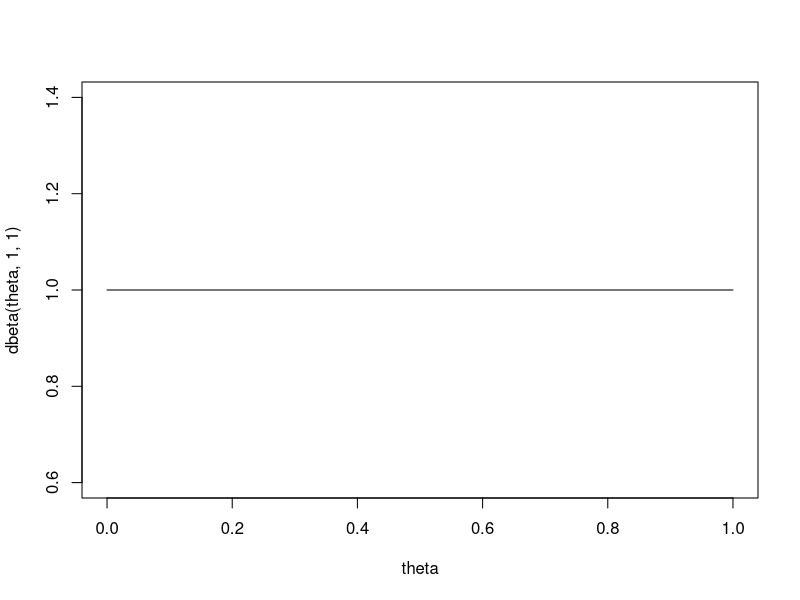
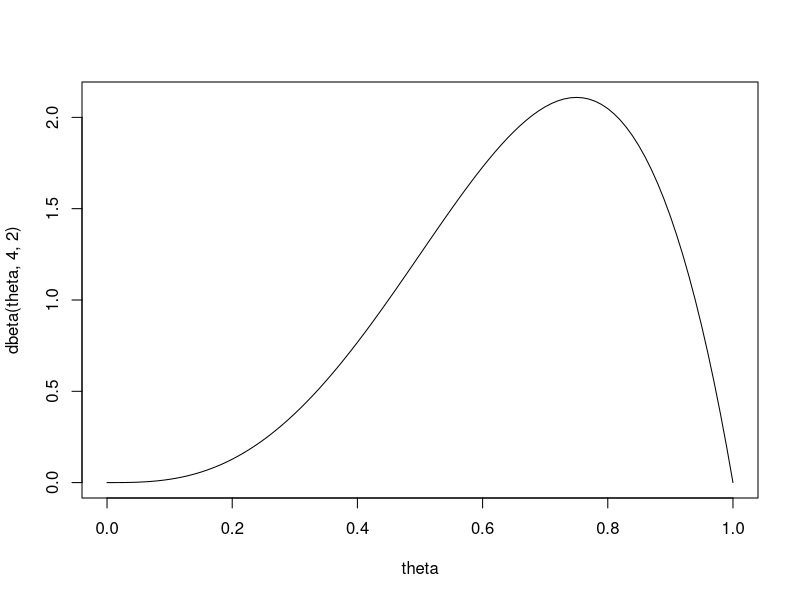
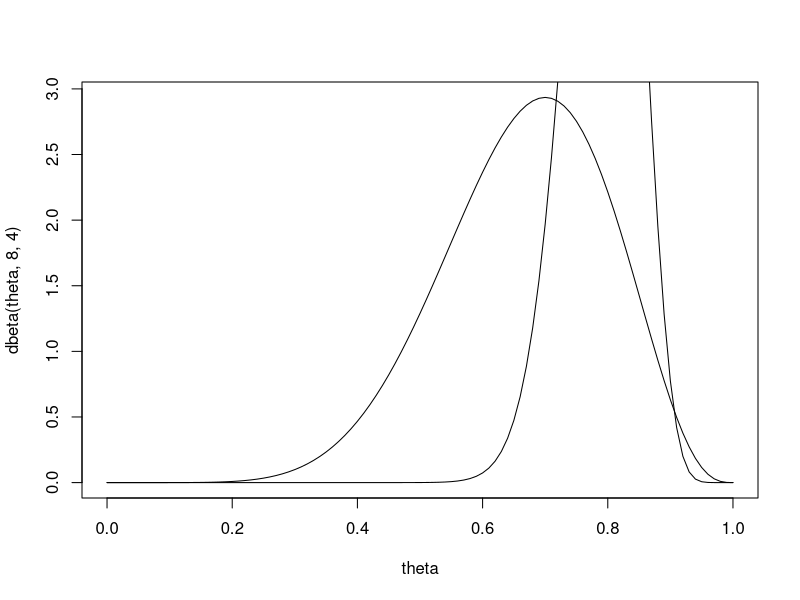
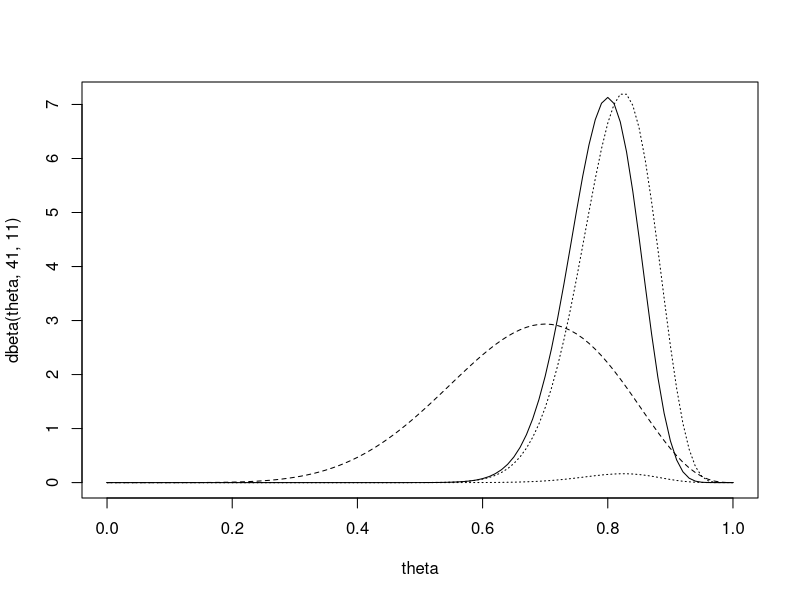
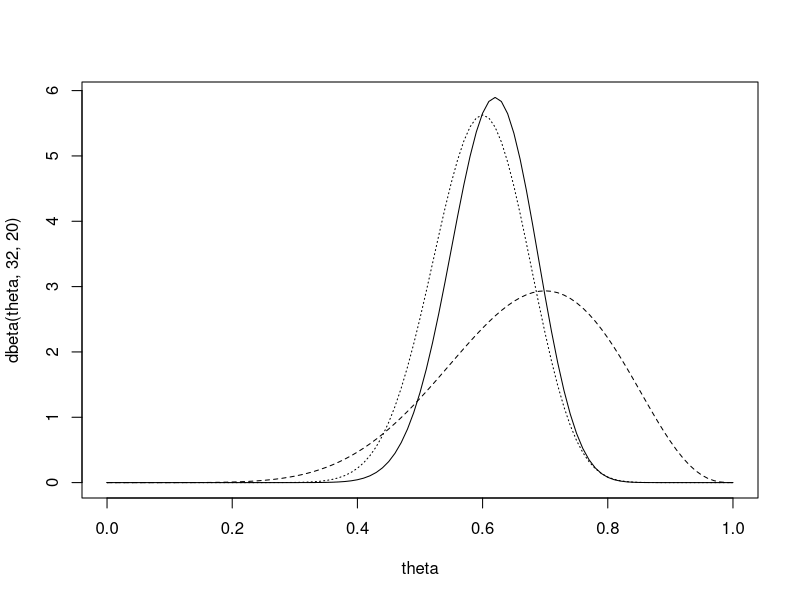
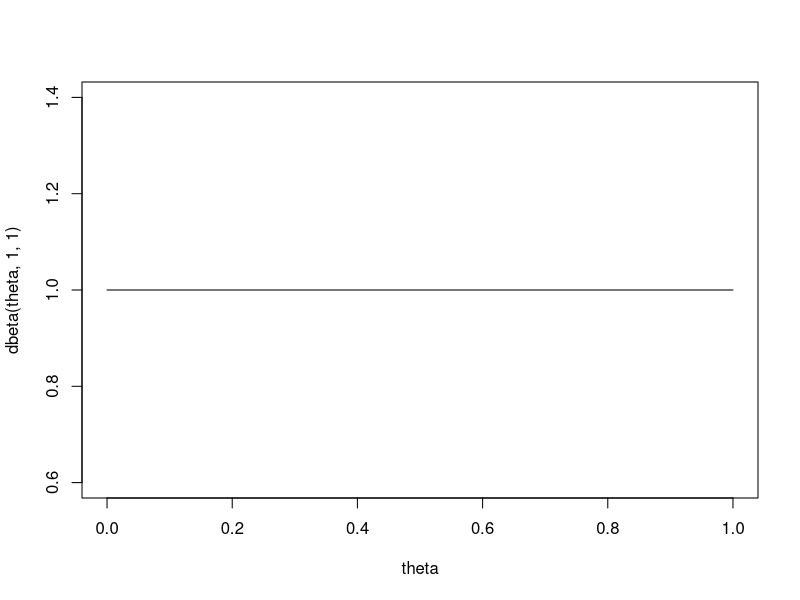
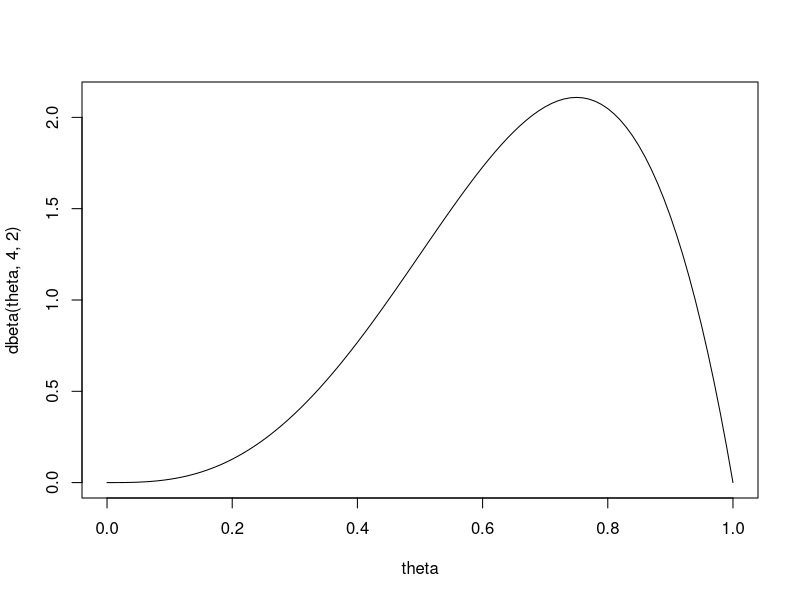
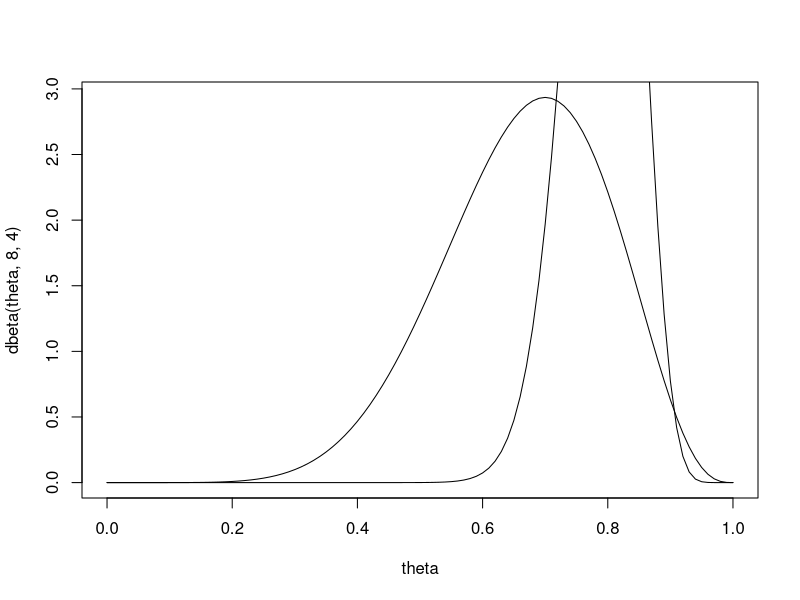

Source code (R) for these figures, in order:
theta <- seq(from=0, to=1, by=0.01)
plot(theta, dbeta(theta,1,1), type = 'l')
plot(theta, dbeta(theta,4,2), type = 'l')

plot(theta, dbeta(theta,8,4), type = 'l')


1-pbeta(.25,8,4)
1-pbeta(.5,8,4)
1-pbeta(.8,8,4)


41/(41+11) # posterior mean

33/40 # MLE

lines(theta,dbeta(theta,41,11))

plot(theta, dbeta(theta,41,11), type = 'l')
lines(theta,dbeta(theta,8,4), lty=2)

lines(theta,dbinom(33,size = 40, prob = theta),lty=3)
lines(theta,44*dbinom(33,size = 40, prob = theta), lty=3)


1-pbeta(.25,41,11)
1-pbeta(.5,41,11)
1-pbeta(.8,41,11)


qbeta(.025,41,11)
qbeta(.975,41,11)


# second student

32/(32+20) # posterior mean
24/40 #MLE


plot(theta,dbeta(theta,32,20), type = 'l')
lines(theta,dbeta(theta,8,4),lty=2)
lines(theta,44*dbinom(24,size = 40, prob = theta), lty=3)


1-pbeta(.25,32,20)
1-pbeta(.5,32,20)
1-pbeta(.8,32,20)

qbeta(.025,32,20)
qbeta(.975,32,20)

#simulation

theta1 <- rbeta(1000,41,11)
theta2 <- rbeta(1000,32,20)
mean(theta1>theta2)




# Suppose we are giving two students a multiple-choice exam with 40 questions, 
# where each question has four choices. We don't know how much the students
# have studied for this exam, but we think that they will do better than just
# guessing randomly. 
# 1) What are the parameters of interest?
# 2) What is our likelihood?
# 3) What prior should we use?
# 4) What is the prior probability P(theta>.25)? P(theta>.5)? P(theta>.8)?
# 5) Suppose the first student gets 33 questions right. What is the posterior
#    distribution for theta1? P(theta1>.25)? P(theta1>.5)? P(theta1>.8)?
#    What is a 95% posterior credible interval for theta1?
# 6) Suppose the second student gets 24 questions right. What is the posterior
#    distribution for theta2? P(theta2>.25)? P(theta2>.5)? P(theta2>.8)?
#    What is a 95% posterior credible interval for theta2?
# 7) What is the posterior probability that theta1>theta2, i.e., that the 
#    first student has a better chance of getting a question right than
#    the second student?

############
# Solutions:

# 1) Parameters of interest are theta1=true probability the first student
#    will answer a question correctly, and theta2=true probability the second
#    student will answer a question correctly.

# 2) Likelihood is Binomial(40, theta), if we assume that each question is 
#    independent and that the probability a student gets each question right 
#    is the same for all questions for that student.

# 3) The conjugate prior is a beta prior. Plot the density with dbeta.


theta=seq(from=0,to=1,by=.01)
plot(theta,dbeta(theta,1,1),type="l")
plot(theta,dbeta(theta,4,2),type="l")
plot(theta,dbeta(theta,8,4),type="l")


# 4) Find probabilities using the pbeta function.
1-pbeta(.25,8,4)
1-pbeta(.5,8,4)
1-pbeta(.8,8,4)

# 5) Posterior is Beta(8+33,4+40-33) = Beta(41,11)
41/(41+11)  # posterior mean
33/40       # MLE

lines(theta,dbeta(theta,41,11))

# plot posterior first to get the right scale on the y-axis
plot(theta,dbeta(theta,41,11),type="l")
lines(theta,dbeta(theta,8,4),lty=2)
# plot likelihood
lines(theta,dbinom(33,size=40,p=theta),lty=3)
# plot scaled likelihood
lines(theta,44*dbinom(33,size=40,p=theta),lty=3)

# posterior probabilities
1-pbeta(.25,41,11)
1-pbeta(.5,41,11)
1-pbeta(.8,41,11)

# equal-tailed 95% credible interval
qbeta(.025,41,11)
qbeta(.975,41,11)

# 6) Posterior is Beta(8+24,4+40-24) = Beta(32,20)
32/(32+20)  # posterior mean
24/40       # MLE

plot(theta,dbeta(theta,32,20),type="l")
lines(theta,dbeta(theta,8,4),lty=2)
lines(theta,44*dbinom(24,size=40,p=theta),lty=3)

1-pbeta(.25,32,20)
1-pbeta(.5,32,20)
1-pbeta(.8,32,20)

qbeta(.025,32,20)
qbeta(.975,32,20)

# 7) Estimate by simulation: draw 1,000 samples from each and see how often 
#    we observe theta1>theta2

theta1=rbeta(1000,41,11)
theta2=rbeta(1000,32,20)
mean(theta1>theta2)


# Note for other distributions:
# dgamma,pgamma,qgamma,rgamma
# dnorm,pnorm,qnorm,rnorm


